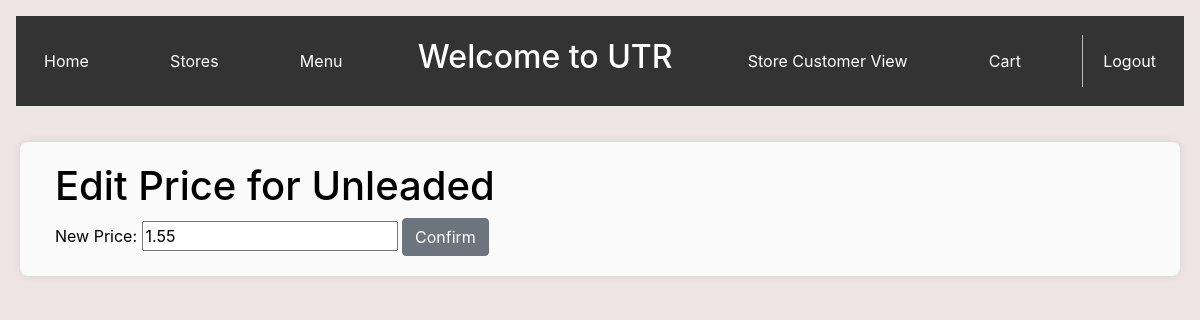
Page /editPetrolPrice/3 on the earlier database version.
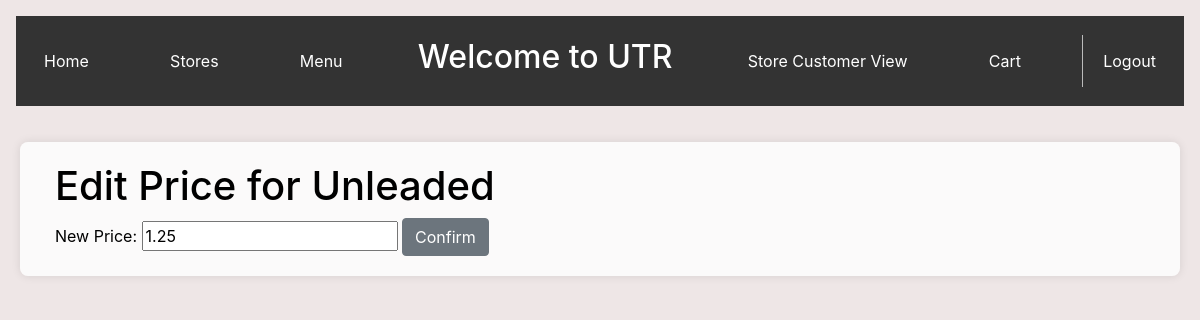
Same page on the later database version.
### app.py (models this page shows, shortened)
class Petrol(db.Model):
    id = db.Column(db.Integer, primary_key=True)
    name = db.Column(db.String(50), nullable=False)
    price = db.Column(db.Float, nullable=False)
    store_id = db.Column(db.Integer, db.ForeignKey('stores.id'), nullable=False)

### app.py (the view)
@app.route('/editPetrolPrice/<int:petrol_id>', methods=['GET', 'POST'])
def editPetrolPrice(petrol_id):
    petrol = Petrol.query.get_or_404(petrol_id)
    if request.method == "POST":
        new_price = request.form.get('price')
        if new_price:
            petrol.price = float(new_price)
            db.session.commit()
            return redirect(url_for('storeDetails', store_id=petrol.store_id))
    return render_template('editPetrolPrice.html', petrol=petrol)

### templates/editPetrolPrice.html (shortened to what this page needs)
{% extends 'base_manager.html' %}
{% block content %}
    <div class="container">
        <h1>Edit Price for {{ petrol.name }}</h1>
        <form action="{{ url_for('editPetrolPrice', petrol_id=petrol.id) }}" method="POST">
            <label for="price">New Price:</label>
            <input type="text" name="price" id="price" value="{{ petrol.price }}">
            <input type="submit" value="Confirm" class="btn btn-secondary">
        </form>
    </div>
{% endblock %}

Differences in the rows shown:
changed Petrol "Unleaded": price "1.55" → "1.25"
